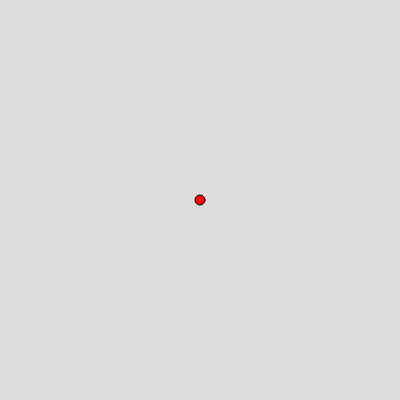
Frame 1 (no input)
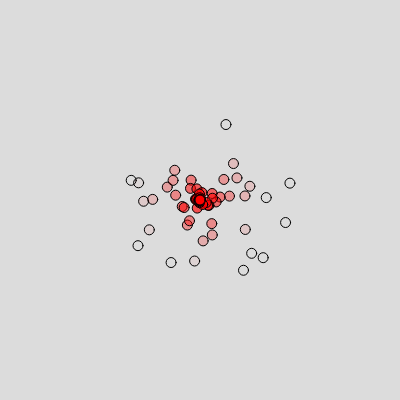
Frame 60 (no input)
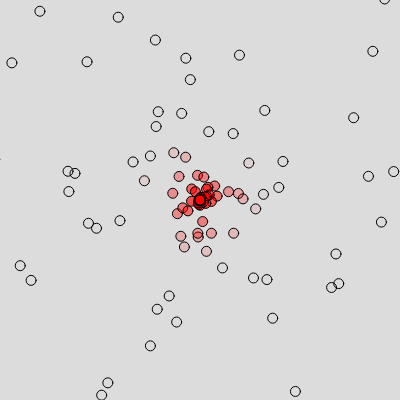
Frame 120 (the mouse pressed at the canvas centre since frame 60)

The p5.js sketch that drew these frames (run headless with seeded random() and noise() and a simulated clock; from frame 60 on, the mouse is pressed at the canvas centre):

// p5.js sketch
// ── sketch.js

let particles = [];

function setup() {
  createCanvas(400, 400);
  p = new Particle(width/2, height/2);
}

function draw() {
  background(220);
  
  particles.push(new Particle(width/2, height/2));
  
  for (let i = 0; i<particles.length; i++){
    particles[i].update();
    particles[i].display();
  }
  
  print(particles.length);
}

// ── particle.js
class Particle {
  constructor(x, y){
    this.pos = createVector(x, y)
    this.vel = createVector(0, 0)
    this.acc = p5.Vector.random2D();
    this.acc.mult(0.05);
    this.life = 255;
  }
  
  update(){
    this.vel.add(this.acc);
    this.pos.add(this.vel);
    
    this.life -= 5;
    this.done = false;
  }
  
  display(){
    fill(255, 0, 0, this.life);
    
    ellipse(this.pos.x, this.pos.y, 10, 10);
  }

  finished(){
      if (this.life < 0){
       this.done = true;
      } else {this.done = false}
  }
} 
